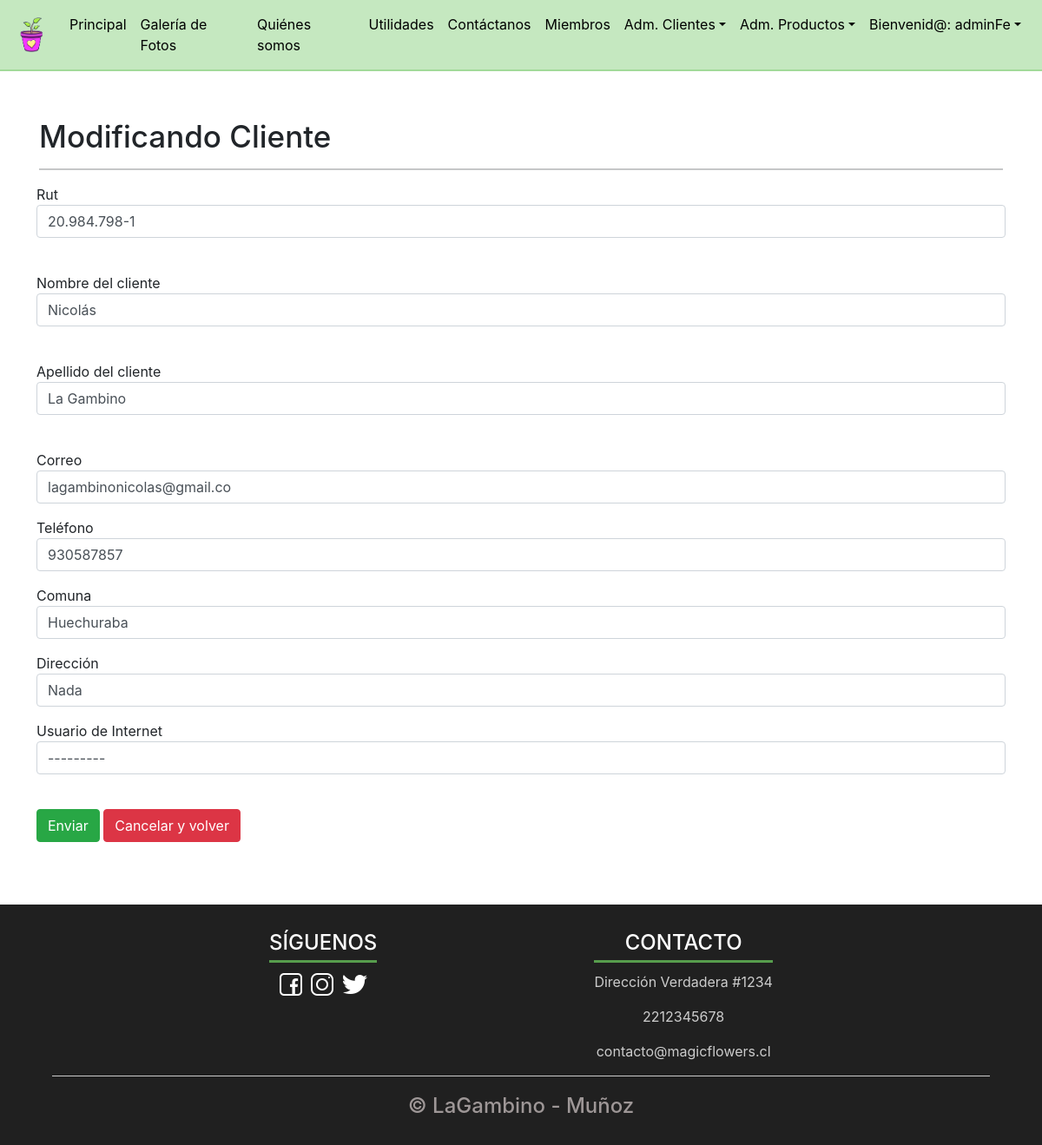
Page /formmod_cust/20.984.798-1 (signed in) on the committed database.
### app/models.py (models this page shows, shortened)
class Customer (models.Model):
    custRut = models.CharField(primary_key=True,max_length=12,default=None, verbose_name='Rut')
    custName = models.CharField(max_length=25, verbose_name='Nombre del Cliente')
    custLastName = models.CharField(max_length=25, verbose_name='Apellido del Cliente')
    custEmail = models.CharField(max_length=25, verbose_name='Email del Cliente')
    custTel = models.IntegerField(verbose_name='Teléfono del Cliente')
    custComuna = models.CharField(max_length=15, verbose_name='Comuna del Cliente')
    custAddress = models.CharField(max_length=50, verbose_name='Direccion del Cliente',default='')
    custUser = models.OneToOneField(User, null=True, on_delete=models.CASCADE)

### app/views.py (the view)
# urls.py: path('formmod_cust/<id>', formmod_cust, name="formmod_cust"),
def formmod_cust(request, id):
    cliente = Customer.objects.get(custRut=id)
    datos = {
        'form2': formcrearCustomers(instance = cliente),
    }
    if request.method == 'POST':
        formulario = formcrearCustomers(data=request.POST, instance = cliente, files = request.FILES)
        if formulario.is_valid():
            formulario.save()
            return redirect('showCustom')
    return render(request, 'formmod_cust.html', datos)

### app/context_processor.py (called while the page is built)
def total_carrito(request):
    total = 0
    if request.user.is_authenticated:
        if "carrito" in request.session.keys():
            for key, value in request.session["carrito"].items():
                total += int(value["acumulado"])
    return {"total_carrito": total}

def costo_envio(request):
    envio = 0
    if request.user.is_authenticated:
        if "carrito" in request.session.keys():
            total = sum(total_carrito(request).values())
            envio = int(total * 0.05)
    return {"costo_envio": envio}

def total_final(request):
    total = 0
    if request.user.is_authenticated:
        if "carrito" in request.session.keys():
            subTotal = sum(total_carrito(request).values())
            envio = sum(costo_envio(request).values())
            total = subTotal + envio
    return {"total_final": total}

### app/templates/formmod_cust.html (shortened to what this page needs)
<!DOCTYPE html>
<html lang="es">
<head>
  {% load static %}
  <link rel="stylesheet" href="{% static 'css/mystyles.css' %}">
  <link rel="stylesheet" href="css/bootstrap.min.css">
  <link href="https://cdn.jsdelivr.net/npm/bootstrap@5.0.1/dist/css/bootstrap.min.css" rel="stylesheet">
  <link rel="stylesheet" href="https://maxcdn.bootstrapcdn.com/bootstrap/4.0.0/css/bootstrap.min.css"
>
  <link rel="stylesheet" href="https://cdn.jsdelivr.net/npm/bootstrap@4.6.1/dist/css/bootstrap.min.css">
</head>
{% if user.is_staff %}
    <body>
    {% load static %}
    <nav id="main_nav" class="navbar navbar-expand-sm navbar-light">
      <a class="navbar-brand" href="{% url 'home' %}">
        <img src="{% static 'img/ICON.png' %}" width="40" height="40" alt="Icono_MagicFlowers">
      </a>
      <div class="collapse navbar-collapse" id="opciones">
          <ul class="navbar-nav">
              <li class="nav-item">
                <a class="nav-link" id="link" href="{% url 'home' %}">Principal</a>
              </li>
              <li class="nav-item">
                <a class="nav-link" id="link" href="{% url 'galeria' %}">Galería de Fotos</a>
              </li>
              <li class="nav-item">
                <a class="nav-link" id="link" href="{% url 'somos' %}">Quiénes somos</a>
              </li>
              <li class="nav-item">
                  <a class="nav-link" id="link" href="{% url 'utilidades' %}">Utilidades</a>
              </li>
              <li class="nav-item">
                  <a class="nav-link" id="link" href="{% url 'contacto' %}">Contáctanos</a>
                </li>
              <li class="nav-item">
                  <a class="nav-link" id="link" href="{% url 'miembros' %}">Miembros</a>
              </li>
              {% if  user.is_authenticated %}
                {% if user.is_staff %}
                  <li class="nav-item dropdown">
                      <a class="nav-link dropdown-toggle" id="link" data-toggle="dropdown" href="#">Adm. Clientes</a>
                  </li>
                  <li class="nav-item dropdown">
                      <a class="nav-link dropdown-toggle" id="link" data-toggle="dropdown" href="#">Adm. Productos</a>
                  </li>
                  <li class="nav-item dropdown">
                      <a class="nav-link dropdown-toggle" id="link" data-toggle="dropdown" href="#">Bienvenid@: {{user.username}}</a>
                  </li>
                {% endif %}
              {% endif %}
          </ul>
      </div>
  </nav>
    <div class="container">
        <br>
        <h3 class="utility" onmouseover="mouseover(this)" onmouseout="mouseout(this)">Modificando Cliente</h3>
        <hr>
        <div class="row">
        <form action="#" method="POST" id="form_prod" enctype="multipart/form-data">
            <div class="form-group">
                {{ form2.custRut.label }}
                {{ form2.custRut }}
                <br>
            </div>
            <div class="form-group">
                {{ form2.custName.label }}
                {{ form2.custName }}
                <br>
            </div>
            <div class="form-group">
                {{ form2.custLastName.label }}
                {{ form2.custLastName }}
                <br>
            </div>
            <div class="form-group">
              {{ form2.custEmail.label }}
              {{ form2.custEmail }}
            </div>
            <div class="form-group">
              {{ form2.custTel.label }}
              {{ form2.custTel }}
            </div>
            <div class="form-group">
              {{ form2.custComuna.label }}
              {{ form2.custComuna }}
            </div>
            <div class="form-group">
              {{ form2.custAddress.label }}
              {{ form2.custAddress }}
            </div>
            <div class="form-group">
              {{ form2.custUser.label }}
              {{ form2.custUser }}
            </div>
            <br>
            <input type="submit" class="btn btn-success" value="Enviar">
            <a href="{% url 'showCustom' %}" class="btn btn-danger">Cancelar y volver</a>
            <br><br><br><br>
        </form>
        </div>
    </div>
    <footer>
        <div class="container-footer">
            <div class="content-foo">
                <h4>SÍGUENOS</h4>
                <p>
                    <a href="https://www.facebook.com" target="_blank"><img src="{% static 'img/icons8-facebook-32.png' %}" alt="Facebook icon by Icons8" title="Facebook"></a>
                    <a href="https://www.instagram.com" target="_blank"><img src="{% static 'img/icons8-instagram-32.png' %}" alt="Instagram icon by Icons8" title="Instagram"></a>
                    <a href="https://www.twitter.com" target="_blank"><img src="{%static 'img/icons8-twitter-32.png' %}" alt="Twitter icon by Icons8" title="Twitter"></a>
                </p>
            </div>
            <div class="content-foo">
                <h4>CONTACTO</h4>
                <p>Dirección Verdadera #1234</p>
                <p>2212345678</p>
                <p>contacto@magicflowers.cl</p>
            </div>
        </div>
        <h2 class="titulo-final">&copy; LaGambino - Muñoz</h2>
    </footer>
    </body>
{% else %}
    {% load static %}
{% endif %}
</html>

### app/static/css/mystyles.css (style rules this page uses)
#main_nav { background-color: #68c45c62; border-bottom: 2px solid #68c45c62; }
#link { color: black; }
footer { background: #202020; padding: 30px 0 30px 0; margin: auto; overflow: hidden; text-align: center; }
.container-footer { display: flex; width: 90%; justify-content: space-evenly; margin: auto; border-bottom: 1px solid #ccc; }
.content-foo h4 { color: white; border-bottom: 3px solid #68c45cc4; padding-bottom: 5px; margin-bottom: 10px; }
.content-foo p { color: #ccc; }
.titulo-final { text-align: center; font-size: 24px; margin: 20px 0 0 0; color: #9e9797; }
.utility { margin-top: 30px; font-size: 35px; }

### rows in the picture
Customer: custRut "20.984.798-1", custName "Nicolás", custLastName "La Gambino", custEmail "lagambinonicolas@gmail.co", custTel "930587857", custComuna "Huechuraba", custAddress "Nada", custUser "---------"

### other values in the picture
{{ user.username }} "adminFe"
